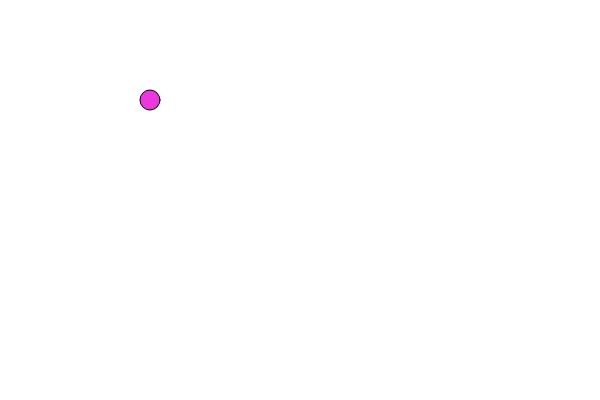
Frame 1 (no input)
Frame 60 (no input): identical to frame 1, image omitted
Frame 120 (the mouse pressed at the canvas centre since frame 60): identical to frame 1, image omitted

The p5.js sketch that drew this single still picture (run headless with seeded random() and noise() and a simulated clock; from frame 60 on, the mouse is pressed at the canvas centre):

// p5.js sketch
// ── sketch.js
function setup() {
    createCanvas(600, 400);
}

function draw() {
    background(255);
    fill(237, 55, 222);
    circle(150, 100, 20);
}

// ── pinkDot.html
<!DOCTYPE html>
<html lang="en">
  <head>
    <meta charset="utf-8" />
    <meta name="viewport" content="width=device-width, initial-scale=1.0">

    <title>Lecture 2 - pinkDot</title>

    <link rel="stylesheet" type="text/css" href="./lib/main-styles.css">

    <script src="./lib/p5.js"></script>
  </head>

  <body>
    <script src="sketch.js"></script>
  </body>
</html>
